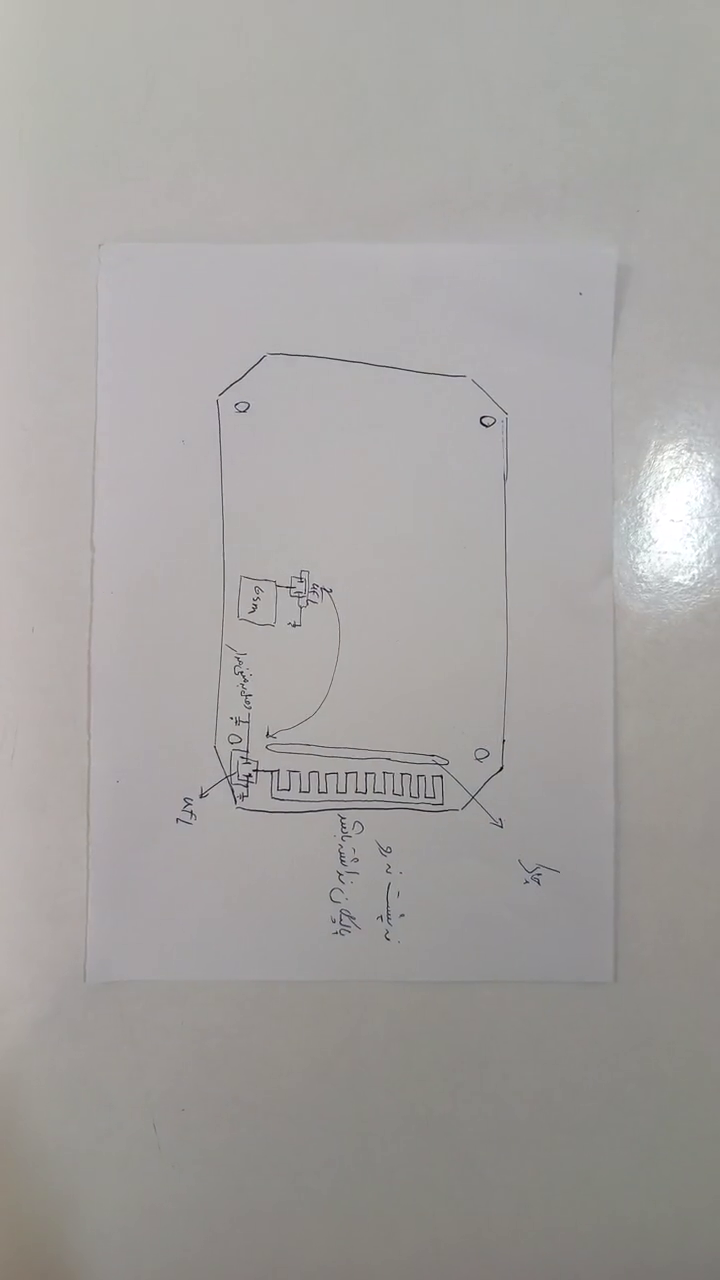
#> input picture frame 12 of videos/input_1.mp4, 720 x 1280 px
$ jupyter execute video_scanner.ipynb
#> lines starting #> are read from the running program, lines starting #| are printed output that depends on the picture; after the words box and inside, x2 and y2 are one past the last pixel; in counts of white or black regions, pixels touching at a corner belong together
[cell 1]
# Import libraries
import numpy as np
import matplotlib.pyplot as plt
import cv2 as cv

[cell 2]
# Read an image from the given file path
def read_image(image_path):
    return cv.imread(image_path)

# Resize the image only if its largest dimension exceeds the given limit
def resize_if_needed(img, dim_limit=1000):
    max_dim = np.max(img.shape[:2])

    # Scale down the image while preserving aspect ratio
    if max_dim > dim_limit:
        resize_scale = dim_limit / max_dim
        img = cv.resize(img, None, fx=resize_scale, fy=resize_scale)

    return img

# Suppress small text regions using morphological closing
# [4 lines left out: function suppress_text_with_morphology, not called in this run]

# Detect edges using Canny, then strengthen and connect edge fragments
def compute_canny(img):
    edges = cv.Canny(img, 100, 200)

    # Close small gaps and slightly expand edges
    kernel = np.ones((5, 5), np.uint8)
    edges = cv.morphologyEx(edges, cv.MORPH_CLOSE, kernel, iterations=3)
    edges = cv.dilate(edges, kernel)

    return edges

# Extract contours from a binary edge image
def find_contours(edges):
    contours, _ = cv.findContours(edges, cv.RETR_TREE, cv.CHAIN_APPROX_SIMPLE)
    return contours

# Compute the angle formed by three points
# [49 lines left out: functions angle, find_page_corners, not called in this run]

# Close larger gaps between edge segments
def close_edge_gaps(edges):
    kernel = np.ones((25, 25), np.uint8)
    edges = cv.morphologyEx(edges, cv.MORPH_CLOSE, kernel, iterations=2)
    return edges

# Compute gradient magnitude using Sobel operators
def compute_sobel_gradient(img):
    gray = cv.cvtColor(img, cv.COLOR_BGR2GRAY)

    # Compute horizontal and vertical gradients
    gradx = cv.Sobel(gray, cv.CV_32F, 1, 0, ksize=3)
    grady = cv.Sobel(gray, cv.CV_32F, 0, 1, ksize=3)

    # Combine gradients into a single magnitude image
    grad = cv.magnitude(gradx, grady)
    grad = cv.convertScaleAbs(grad)

    return grad

# Convert gradient image to binary using adaptive thresholding
def threshold_gradient_image(grad):
    binary = cv.adaptiveThreshold(
        grad,
        255,
        cv.ADAPTIVE_THRESH_GAUSSIAN_C,
        cv.THRESH_BINARY,
        15,
        -10
    )

    return binary

# Remove contours whose area is smaller than the minimum threshold
def filter_small_contours(contours, min_area=50):
    valid_contours = []

    for cnt in contours:
        area = cv.contourArea(cnt)

        # Skip tiny contours that are likely noise
        if area < min_area:
            continue

        valid_contours.append(cnt)

    return valid_contours

# Extract four extreme corner points from all valid contour points
def extract_corner_points_from_contours(valid_contours):
    if not valid_contours:
        return None

    # Stack all contour points into a single point set
    all_points = np.vstack(valid_contours).reshape(-1, 2)

    # Use coordinate sum and difference to estimate page corners
    s = all_points.sum(axis=1)
    diff = np.diff(all_points, axis=1).reshape(-1)

    top_left = all_points[np.argmin(s)]
    bottom_right = all_points[np.argmax(s)]
    top_right = all_points[np.argmin(diff)]
    bottom_left = all_points[np.argmax(diff)]

    page_corners = np.array([
        top_left,
        top_right,
        bottom_right,
        bottom_left
    ], dtype=np.int32)

    return page_corners

# Return the contour with the largest area
def find_largest_contour(contours):
    if not contours:
        return None

    return max(contours, key=cv.contourArea)

# Convert the bounding rectangle of a contour into four corner points
def bounding_rect_to_contour(contour):
    if contour is None:
        return None

    x, y, w, h = cv.boundingRect(contour)

    page_corners = np.array([
        [x, y],
        [x + w, y],
        [x + w, y + h],
        [x, y + h]
    ], dtype=np.int32)

    return page_corners

# Score page corners based on area and rectangularity
def score_page_corners(page_corners):
    if page_corners is None:
        return 0

    pts = page_corners.reshape(-1, 2).astype(np.float32)

    # Compute detected page area
    area = cv.contourArea(pts)

    # Compute rectangularity using bounding box ratio
    x, y, w, h = cv.boundingRect(pts.astype(np.int32))
    rect_area = w * h

    if rect_area == 0:
        return 0

    rectangularity = area / rect_area

    # Favor large and well-rectangular page candidates
    score = area * (rectangularity ** 2)

    return score

# Select the better page candidate based on the scoring function
def select_better_page_corners(page_corners_1, page_corners_2):
    score_1 = score_page_corners(page_corners_1)
    score_2 = score_page_corners(page_corners_2)

    if score_1 >= score_2:
        return page_corners_1

    return page_corners_2

# Score a frame based on page size and rectangularity
def score_frame(page_corners, img):
    if page_corners is None:
        return 0.0

    pts = page_corners.reshape(-1, 2).astype(np.float32)

    area = cv.contourArea(pts)
    if area <= 0:
        return 0.0

    x, y, w, h = cv.boundingRect(pts.astype(np.int32))
    rect_area = w * h
    if rect_area <= 0:
        return 0.0

    # Measure how close the detected region is to a rectangle
    rectangularity = area / rect_area

    # Normalize page area with respect to the image size
    h_img, w_img = img.shape[:2]
    image_area = h_img * w_img
    normalized_area = area / image_area

    # Combine area and shape quality into a final frame score
    score = 0.2 * normalized_area + 0.8 * rectangularity
    return float(score)

# Draw the detected page boundary on the image
# [93 lines left out: functions draw_detected_page, order_page_points, perspective_transform, remove_shadows, show_results, not called in this run]

# Detect whether document and background have similar brightness appearance
def detect_similarity(img, diff_threshold=50):
    # Convert image to LAB color space
    lab = cv.cvtColor(img, cv.COLOR_BGR2LAB)

    # Extract L channel
    L = lab[:, :, 0]

    # Smooth L channel
    L_blur = cv.GaussianBlur(L, (5, 5), 0)

    # Segment foreground/background using Otsu
    _, mask = cv.threshold(L_blur, 0, 255, cv.THRESH_BINARY + cv.THRESH_OTSU)

    # Invert mask if foreground is too large
    if np.sum(mask == 255) > np.sum(mask == 0):
        mask = cv.bitwise_not(mask)

    # Collect foreground pixels
    fg = L[mask == 255]

    # Collect background pixels
    bg = L[mask == 0]

    # Return unknown if segmentation fails
    if len(fg) == 0 or len(bg) == 0:
        return {"label": "unknown", "score": None}

    # Compute foreground mean intensity
    fg_mean = np.mean(fg)

    # Compute background mean intensity
    bg_mean = np.mean(bg)

    # Compute intensity difference score
    score = abs(fg_mean - bg_mean)

    # Decide similarity label
    label = True if score < diff_threshold else False

    # Return similarity result
    return label

[cell 3]
# Detect the document page from a video and select the best frame
def detect_page(video_path):
#> called with video_path = 'videos/input_1.mp4'
    cap = cv.VideoCapture(video_path)

    # Keep track of the best detected page across all frames
    best_score = -1
    best_frame = None
    best_page_corners = None
    best_edges = None

    while True:
        # Read the next frame from the video
        ret, frame_original = cap.read()
#> frame_original is the input picture: shape (1280, 720, 3); mean B, G, R 160, 161.7, 164.6

        if not ret:
            break

        # Resize frame if needed for faster and more stable processing
        frame = resize_if_needed(frame_original)

        edges = None
        page_corners = None

        # Check whether page and background are visually similar
        label = detect_similarity(frame)
#> in detect_similarity, `_, mask = cv.threshold(L_blur, 0, 255, cv.THRESH_BINARY + cv.THRESH_OT..`:
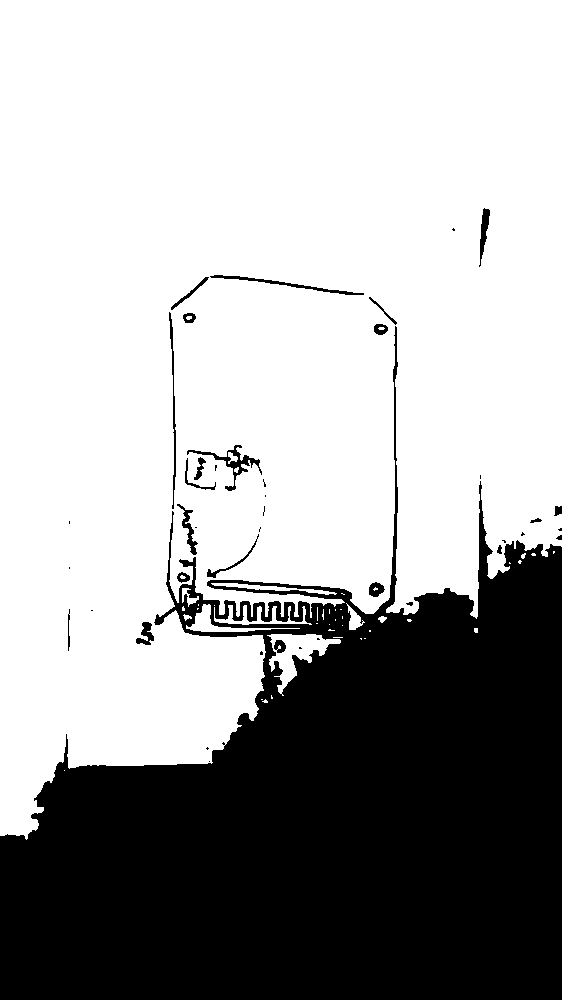
#> mask: shape (1000, 562); 66.3% white; 42 black regions (20 under 20 px), largest, box (x1, y1, x2, y2) and area: (0, 326, 562, 1000) 185528, (187, 445, 262, 491) 570, (210, 275, 364, 295) 441
#> in detect_similarity, `fg_mean = np.mean(fg)`: fg_mean = 147.6
#> in detect_similarity, `bg_mean = np.mean(bg)`: bg_mean = 181.3
#> in detect_similarity, `score = abs(fg_mean - bg_mean)`: score = 33.75
#> in detect_similarity, `label = True if score < diff_threshold else False`: label = True
#> label = True

        # Case 1: Page and background are different enough
        if not label:
            # Suppress internal text content to emphasize outer page structure
            remove_text = suppress_text_with_morphology(frame)
            edges = compute_canny(remove_text)
            contours = find_contours(edges)
            h, w = edges.shape[:2]
            page_corners = find_page_corners(contours, h, w)

            # If page is not found, try closing larger edge gaps and search again
            if page_corners is None:
                edges = close_edge_gaps(edges)
                contours = find_contours(edges)
                page_corners = find_page_corners(contours, h, w)

        # Case 2: Page and background are visually similar
        else:
            # Strategy A: Detect page from content distribution using gradient information
            grad = compute_sobel_gradient(frame)
#> in compute_sobel_gradient, `gradx = cv.Sobel(gray, cv.CV_32F, 1, 0, ksize=3)`:
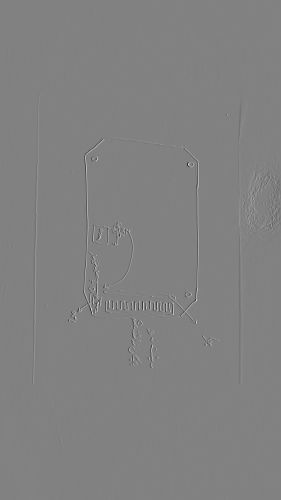
#> gradx: shape (1000, 562) float32 (shown at 1/2 size); min -562, max 544, mean -0.3; drawn with min black and max white
#> in compute_sobel_gradient, `grad = cv.magnitude(gradx, grady)`:
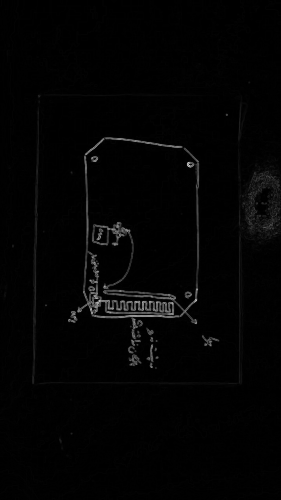
#> grad: shape (1000, 562) float32 (shown at 1/2 size); min 0, max 590.9, mean 8.8; drawn with min black and max white
#> in compute_sobel_gradient, `grad = cv.convertScaleAbs(grad)`:
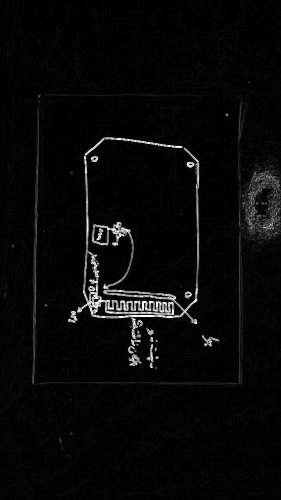
#> grad: shape (1000, 562) (shown at 1/2 size); min 0, max 255, mean 8.1
            binary = threshold_gradient_image(grad)
#> in threshold_gradient_image, `binary = cv.adaptiveThreshold( grad, 255, cv.ADAPTIVE_THRESH_GAUSSIAN_..`:
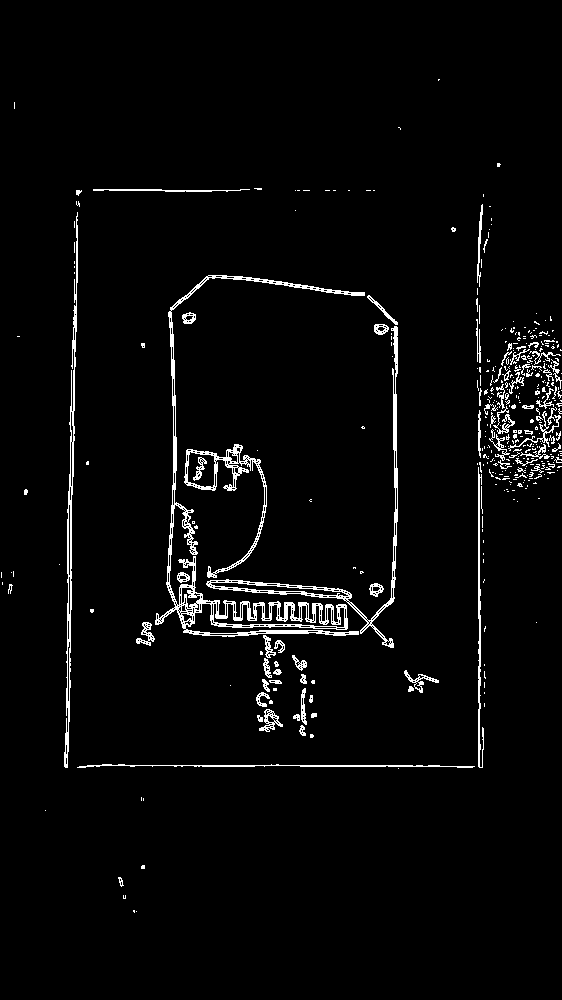
#> binary: shape (1000, 562); 3.2% white in thin lines or dots, all inside (x1, y1, x2, y2) = (1, 79, 562, 913)
            contours_1 = find_contours(binary)
#> in find_contours, `contours, _ = cv.findContours(edges, cv.RETR_TREE, cv.CHAIN_APPROX_SIM..`: contours = 1108 contours, 1011 with area under 20; largest, box (x1, y1, x2, y2) and area: (155, 275, 365, 637) 5747, (206, 326, 398, 648) 2306, (184, 444, 267, 578) 2034, (64, 212, 78, 768) 1324, (213, 603, 345, 628) 1236
#> contours_1 has the same summary as contours in find_contours
            valid_contours = filter_small_contours(contours_1)
#> the loop in filter_small_contours, `for cnt in contours:` made 1108 passes
#> area on passes 4, 12, 14: 21.5, 255, 34
#> after the loop in filter_small_contours, `for cnt in contours:`: valid_contours = 42 contours; largest, box (x1, y1, x2, y2) and area: (155, 275, 365, 637) 5747, (206, 326, 398, 648) 2306, (184, 444, 267, 578) 2034, (64, 212, 78, 768) 1324, (213, 603, 345, 628) 1236
            page_corners_1 = extract_corner_points_from_contours(valid_contours)
#> in extract_corner_points_from_contours, `all_points = np.vstack(valid_contours).reshape(-1, 2)`: all_points = 2959 pairs, first value 64 to 560, second value 189 to 767
#> in extract_corner_points_from_contours, `s = all_points.sum(axis=1)`: s = 2959 values, max 1249 at index 524, min 282 at index 2935, mean 830.6
#> in extract_corner_points_from_contours, `diff = np.diff(all_points, axis=1).reshape(-1)`: diff = 2959 values, max 702 at index 2802, min -278 at index 2906, mean 222.7
#> in extract_corner_points_from_contours, `top_left = all_points[np.argmin(s)]`: top_left = [93, 189]
#> in extract_corner_points_from_contours, `bottom_right = all_points[np.argmax(s)]`: bottom_right = [482, 767]
#> in extract_corner_points_from_contours, `top_right = all_points[np.argmin(diff)]`: top_right = [482, 204]
#> in extract_corner_points_from_contours, `bottom_left = all_points[np.argmax(diff)]`: bottom_left = [64, 766]
#> in extract_corner_points_from_contours, `page_corners = np.array([ top_left, top_right, bottom_right, bottom_le..`: page_corners = [[93, 189], [482, 204], [482, 767], [64, 766]]
#> page_corners_1 = [[93, 189], [482, 204], [482, 767], [64, 766]]

            # Strategy B: Detect page using outer edge grouping and bounding rectangle
            edges = compute_canny(frame)
#> in compute_canny, `edges = cv.dilate(edges, kernel)`:
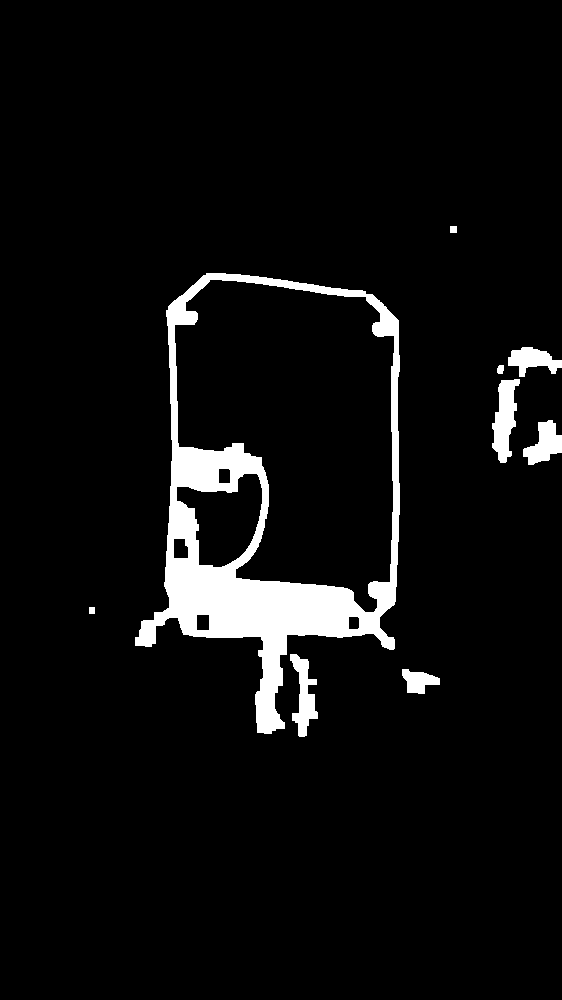
#> edges: shape (1000, 562); 5.6% white; 9 white regions, largest, box (x1, y1, x2, y2) and area: (135, 273, 400, 734) 26175, (492, 379, 520, 463) 1382, (290, 654, 318, 737) 1142
            edges = close_edge_gaps(edges)
#> in close_edge_gaps, `edges = cv.morphologyEx(edges, cv.MORPH_CLOSE, kernel, iterations=2)`:
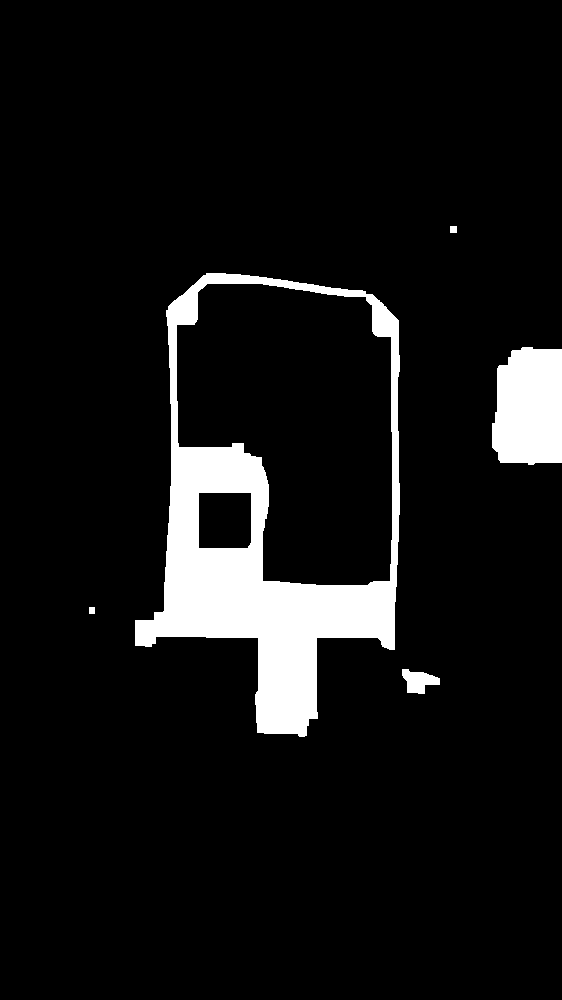
#> edges: shape (1000, 562); 7.7% white; 5 white regions
            contours_2 = find_contours(edges)
#> in find_contours (call 2), `contours, _ = cv.findContours(edges, cv.RETR_TREE, cv.CHAIN_APPROX_SIM..`: contours = 7 contours; box (x1, y1, x2, y2) and area: (135, 273, 400, 737) 86861, (176, 283, 393, 586) 49883, (492, 347, 562, 465) 7195, (198, 492, 252, 549) 2954, (402, 669, 440, 694) 528, (450, 226, 457, 233) 36, (89, 607, 95, 614) 30
#> contours_2 has the same summary as contours in find_contours
            largest_contour = find_largest_contour(contours_2)
#> largest_contour = contour of 171 points, box (x1, y1, x2, y2) (135, 273, 400, 737), area 86861
            page_corners_2 = bounding_rect_to_contour(largest_contour)
#> in bounding_rect_to_contour, `x, y, w, h = cv.boundingRect(contour)`: x = 135; y = 273; w = 265; h = 464
#> in bounding_rect_to_contour, `page_corners = np.array([ [x, y], [x + w, y], [x + w, y + h], [x, y + ..`: page_corners = [[135, 273], [400, 273], [400, 737], [135, 737]]
#> page_corners_2 = [[135, 273], [400, 273], [400, 737], [135, 737]]

            # Select the better result between the two strategies
            page_corners = select_better_page_corners(page_corners_1, page_corners_2)
#> in score_page_corners, `pts = page_corners.reshape(-1, 2).astype(np.float32)`: pts = [[93, 189], [482, 204], [482, 767], [64, 766]]
#> in score_page_corners, `area = cv.contourArea(pts)`: area = 230111
#> in score_page_corners, `x, y, w, h = cv.boundingRect(pts.astype(np.int32))`: x = 64; y = 189; w = 419; h = 579
#> in score_page_corners, `rect_area = w * h`: rect_area = 242601
#> in score_page_corners, `rectangularity = area / rect_area`: rectangularity = 0.949
#> in score_page_corners, `score = area * (rectangularity ** 2)`: score = 207027
#> in select_better_page_corners, `score_2 = score_page_corners(page_corners_2)`: score_2 = 121512.9
#> page_corners = [[93, 189], [482, 204], [482, 767], [64, 766]]

            # If the content-based method wins, show its binary map as the edge result
            if np.array_equal(page_corners, page_corners_1):
                edges = binary

        # Score current frame and keep the best one
        score = score_frame(page_corners, frame)
#> in score_frame, `area = cv.contourArea(pts)`: area = 230111
#> in score_frame, `x, y, w, h = cv.boundingRect(pts.astype(np.int32))`: x = 64; y = 189; w = 419; h = 579
#> in score_frame, `rect_area = w * h`: rect_area = 242601
#> in score_frame, `rectangularity = area / rect_area`: rectangularity = 0.949
#> in score_frame, `normalized_area = area / image_area`: normalized_area = 0.409
#> in score_frame, `score = 0.2 * normalized_area + 0.8 * rectangularity`: score = 0.841
#> score = 0.841
        if score > best_score:
            best_score = score
#> best_score = 0.841
            best_frame = frame
            best_edges = edges
            best_page_corners = page_corners
#> best_page_corners = [[93, 189], [482, 204], [482, 767], [64, 766]]

    # Draw, rectify, enhance, and display the final best result
    img_result = draw_detected_page(best_frame, best_page_corners)
    warped = perspective_transform(best_frame, best_page_corners)
    result = remove_shadows(warped)
    show_results(best_frame, best_edges, img_result, warped, result)

    cap.release()
    cv.destroyAllWindows()
